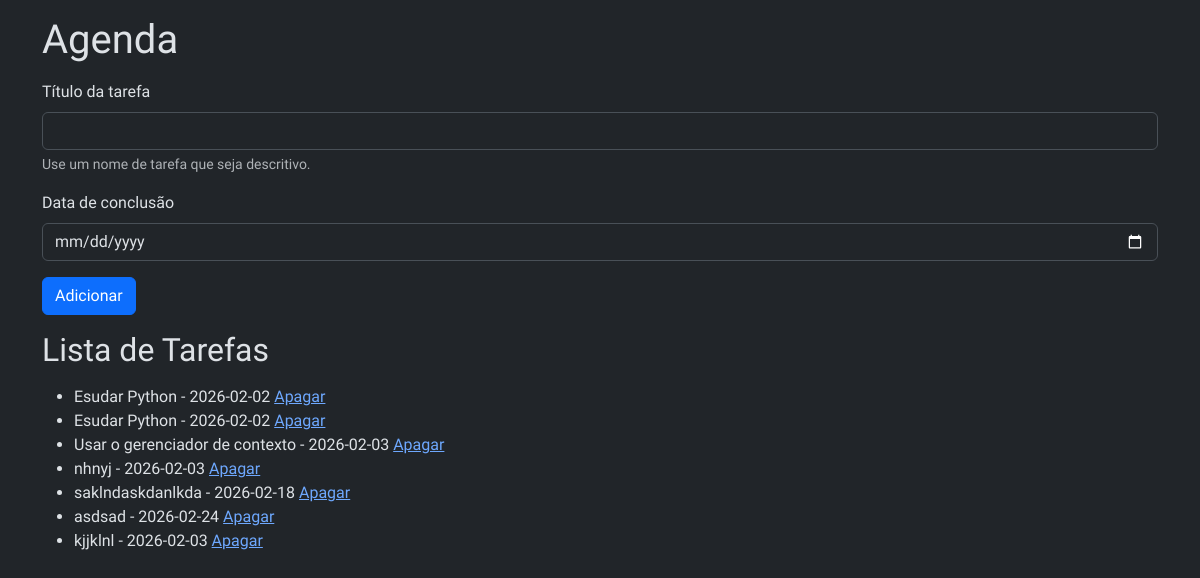
Page /agenda on the earlier database version.
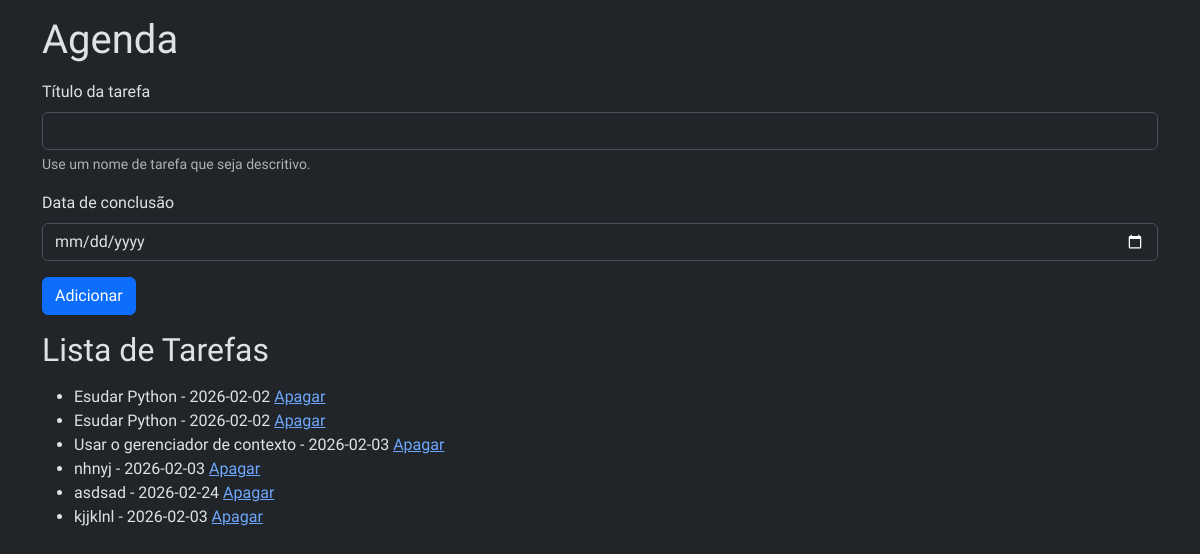
Same page on the later database version.
### tables this page shows
CREATE TABLE tarefas (
        id INTEGER PRIMARY KEY AUTOINCREMENT,
        titulo_tarefa TEXT NOT NULL,
        data_conclusao TEXT);

### app.py (the view)
@app.route('/agenda', methods=['GET', 'POST'])
def agenda():
    tarefas = None
    if request.method == 'POST':
        titulo_tarefa = request.form['titulo-tarefa']
        data_conclusao = request.form['data-conclusao']
        tarefa = Tarefa(titulo_tarefa, data_conclusao)
        tarefa.salvar_tarefa()
    tarefas = Tarefa.obter_tarefas()
    return render_template('agenda.html', titulo='Agenda', tarefas=tarefas)

### models/database.py (called while the page is built)
    def buscar_tudo(self, query: str, params: tuple = ()) -> list[Any]:
        self.cursor.execute(query, params)
        return self.cursor.fetchall()

    def close(self) -> None:
        self.connection.close()

    def __enter__(self) -> Self:
        return self

    def __exit__(self, exc_type: Optional[Type[BaseException]], exc_value: Optional[BaseException], tb: Optional[TracebackType]) -> None:
        if exc_type is not None:
            print('Exceção capturada no contexto:')
            print(f'Tipo: {exc_type.__name__}')
            print(f'Mensagem: {exc_value}')
            print('Traceback completo:')
            traceback.print_tb(tb)
        self.close()

### models/tarefa.py (called while the page is built)
    @classmethod
    def obter_tarefas(cls) -> list[Self]:
        with Database('./data/tarefas.sqlite3') as db:
            query: str = 'SELECT titulo_tarefa, data_conclusao, id FROM tarefas;'
            resultados: list[Any] = db.buscar_tudo(query)
            tarefas: list[Self] = [cls(titulo, data, id) for titulo, data, id in resultados]
            return tarefas

### templates/agenda.html
{% extends "base.html" %}
{% block content %}
    <form class="mt-3" method="POST">
        <div class="mb-3">
            <label for="titulo-tarefa" class="form-label">Título da tarefa</label>
            <input type="text" class="form-control" name="titulo-tarefa" id="titulo-tarefa"
                aria-describedby="ajudaNomeTarefa" required>
            <div id="ajudaNomeTarefa" class="form-text">Use um nome de tarefa que seja descritivo.</div>
        </div>
        <div class="mb-3">
            <label for="data-conclusao" class="form-label">Data de conclusão</label>
            <input type="date" class="form-control" name="data-conclusao" id="data-conclusao">
        </div>
        <button type="submit" class="btn btn-primary">Adicionar</button>
    </form>
    <h2 class="my-3">Lista de Tarefas</h2>
    {% if tarefas %}
        <ul>
            {% for tarefa in tarefas %}
                <li>{{ tarefa.titulo_tarefa }} - {{ tarefa.data_conclusao }} <a href="{{url_for('delete', idTarefa=tarefa.id_tarefa) }}">Apagar</a></li>
            {% endfor %}
        </ul>
    {% else %}
        <p>Nenhuma tarefa cadastrada</p>
    {% endif %}
{% endblock %}

### templates/base.html (shortened to what this page needs)
<!DOCTYPE html>
<html lang="pt-BR" data-bs-theme="dark">
<head>
    <link rel="stylesheet" href="{{ url_for('static', filename='style.css') }}">
    <link href="https://cdn.jsdelivr.net/npm/bootstrap@5.3.8/dist/css/bootstrap.min.css" rel="stylesheet">
</head>
<body class="container">
    <h1 class="mt-3">{{ titulo }}</h1>
    {% block content %}{% endblock %}
</body>
</html>

### static/style.css (style rules this page uses)
* { margin: 0; padding: 0; box-sizing: border-box; font-family: 'Ubuntu', sans-serif; }

Differences in the rows shown:
removed tarefas: titulo_tarefa "saklndaskdanlkda", data_conclusao "2026-02-18"
